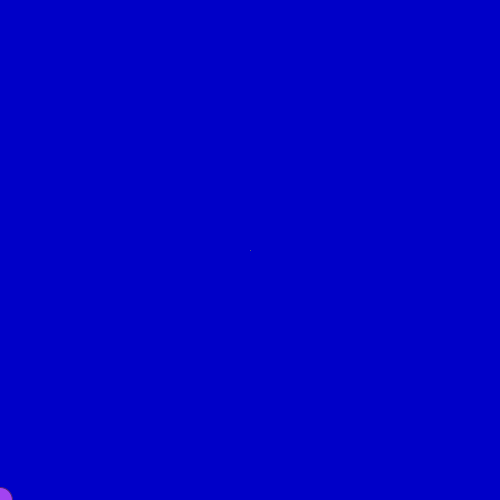
Frame 1 (no input)
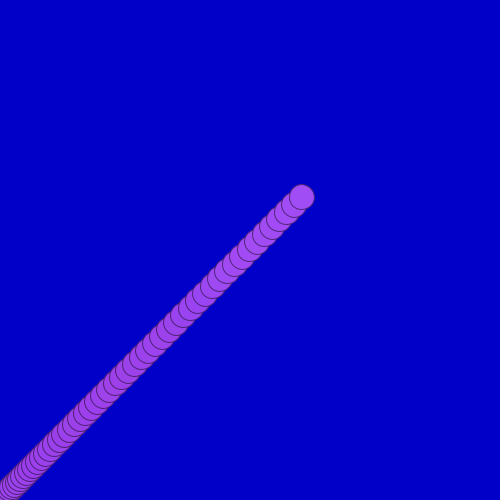
Frame 60 (the mouse pressed at the canvas centre just before this capture)
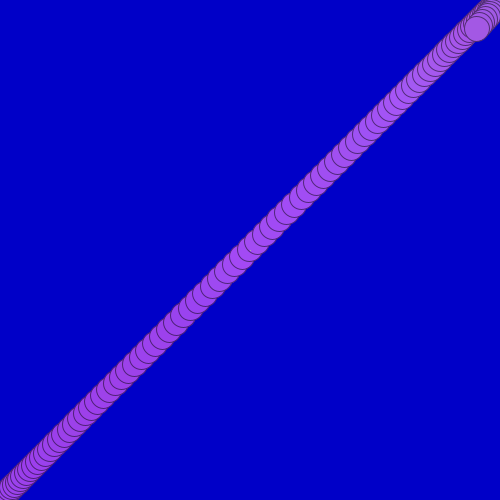
Frame 120 (the mouse held since frame 60 and released just before this capture)

The Processing sketch that drew these frames (run headless with seeded random() and noise(); from frame 60 on, the mouse is pressed at the canvas centre):

// Processing sketch: bila9g2DcelowePropo
// ── bila9g2DcelowePropo.pde
//"BILA" - MODEL RUCHU PUNKTU MATERIALNEGO - kolejne przybliżenia
//-////////////////////////////////////////////////////////////////
//Program Processingu w trybie 2 - z widocznymi funkcjami
//-////////////////////////////////////////////////////////////////
int FR=150; //Na ile kroków dzielimy sekundę?

void setup() //Jest wykonywane raz - po uruchomieniu
{
size(500,500);
//noSmooth(); //Bez wygładzania linii? Po prostu odkomentować 
background(0,0,200); //rgB
frameRate(FR);
}

float h=0;
float x=0;
float ch=250; //y celu
float cx=250; //x celu
float vh=10; //random(150); //prędkość pionowa w pikselach/SEKUNDĘ (!)
float vx=5; //random(50); //prędkość pozioma
float ah=0; //Przyśpieszenie/hamowanie - w pionie
float ax=0; //I w poziomie
float maxA=20; //Maksymalne przyśpieszenie
float M=0.75; //Wydajność odbicia sprężystego 1-B = ile energii kinetycznej się rozprasza nie wraca do prędkości po odbiciu

float R=random(255),G=random(255),B=random(255);

void draw() //Jest wykonywane w niewidocznej pętli
{
  //Wizualizacja
  R+=random(-2.0,2.0);
  G+=random(-2.0,2.0);
  B+=random(-2.0,2.0); //Losuje z zakresu i o tyle powiększa (jak ujemna to pomniejsza)
  //print(R,' '); //,G,' ',B,"; ");
  fill(R,G,B);
  stroke(R/2,G/2,B/2);
  ellipse(x,height-h,25,25);
  //Target
  stroke(random(255));
  point(width/2,height/2);
  
  //Właściwy model - docelowo proporcjonalnie
  if(ch-h>0)
     ah=maxA*abs(ch-h);
    else
     ah=-maxA*abs(ch-h);
     
  if(cx-x>0)
     ax=maxA*abs(cx-x);
     else
     ax=-maxA*abs(cx-x);
    println(ax,' ',ah);
  
  vh+=ah*1/FR; //Powiększ prędkość o zmianę prędkości czyli przyśpieszenie pomnożone  przez jednostkę czasu  
  vx+=ax*1/FR;
  h+=vh*1/FR; //Zmień wysokość o drogę czyli prędkość pomnożoną przez jednostkę czasu
  x+=vx*1/FR; //Zmień położenie poziome

  //Odbijamy od ścianek okna! Upraszczamy mechanizm odbicia
  if(h<0) 
  {
    vh=-vh*M;
    h=0; //Trochę oszukujemy
  }
  else
  if(height<h)
  {
    vh=-vh*M;
    h=height; //Trochę oszukujemy
  }
  //else //A jakby to wykomentować?
  if(x<0)
  {
     vx=-vx*M;
     x=0; //Trochę oszukujemy
  }
  else
  if(width<x)
  {
     vx=-vx*M;
     x=width; //Trochę oszukujemy
     //print(x,' ');
  }
}
